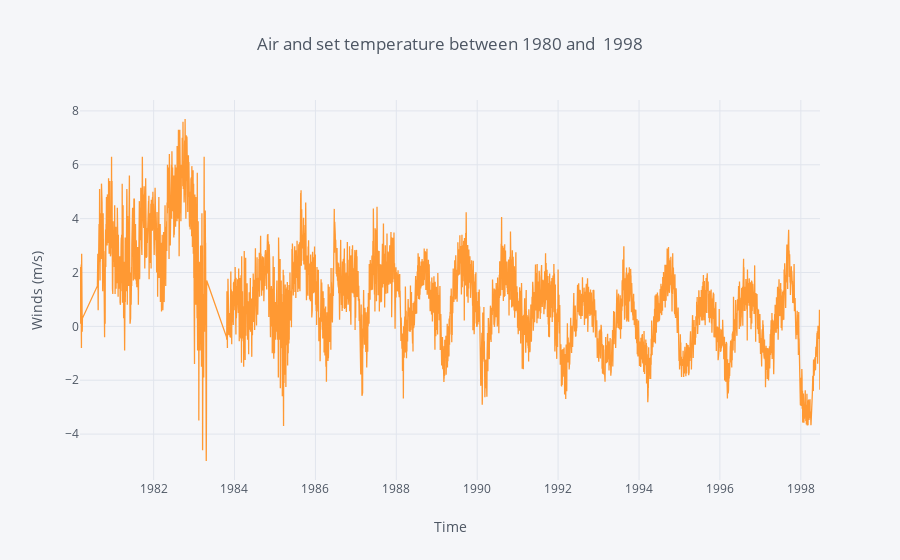

The code cell stored with this chart in its notebook:
### Code cell
search_2 = data[(data['latitude'] < 5) & (data['latitude'] > -5) & (data['longitude'] < -120) & (data['longitude'] > -170) ][['date', 's.s.temp.']]
search_2 = data.groupby(by='date').mean()  
search_2['mer.winds'].iplot(kind='line', xTitle='Time',
           yTitle='Winds (m/s)', title='Air and set temperature between 1980 and  1998')

### Figure 1 — Plotly figure (JSON) as saved in the notebook; plotly's stock layout.template omitted (floating-point values rounded to 4 significant figures; data arrays with more than 128 entries replaced by an {"elided": "..."} marker saying what was removed)
{"data": [{"line": {"color": "rgba(255, 153, 51, 1.0)", "dash": "solid", "shape": "linear", "width": 1.3}, "mode": "lines", "name": "mer.winds", "text": "", "type": "scatter", "uid": "4a8b5776-2513-479d-a2bc-2254afd9b1bb", "x": {"elided": "6371 str values"}, "y": {"elided": "6371 float values"}}], "layout": {"legend": {"bgcolor": "#F5F6F9", "font": {"color": "#4D5663"}}, "paper_bgcolor": "#F5F6F9", "plot_bgcolor": "#F5F6F9", "title": {"font": {"color": "#4D5663"}, "text": "Air and set temperature between 1980 and  1998"}, "xaxis": {"gridcolor": "#E1E5ED", "showgrid": true, "tickfont": {"color": "#4D5663"}, "title": {"font": {"color": "#4D5663"}, "text": "Time"}, "zerolinecolor": "#E1E5ED"}, "yaxis": {"gridcolor": "#E1E5ED", "showgrid": true, "tickfont": {"color": "#4D5663"}, "title": {"font": {"color": "#4D5663"}, "text": "Winds (m/s)"}, "zerolinecolor": "#E1E5ED"}}}
